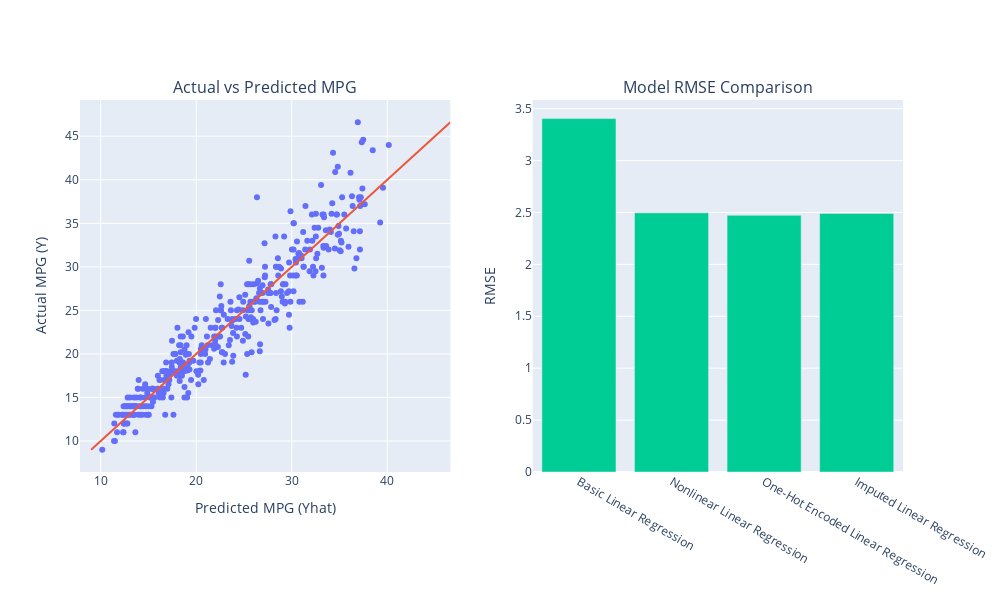

Notebook code for this chart:
### Markdown cell above
### *5.5 ~ Evaluating the Imputed Model*

Finally, we handle missing values by imputing them and evaluate the corresponding model.

### Code cell
def imputed_design_matrix(df):
    """
    Creates a design matrix with imputed missing values.
    
    Parameters:
    df (pd.DataFrame): The input dataframe.
    
    Returns:
    pd.DataFrame: Design matrix with imputed values.
    """
    X = sklearn_ohe_design_matrix(df).copy()
    
    # Impute missing values with the mean of each column
    X = X.fillna(X.mean())
    return X

# Use the original dataframe with missing values
original_df = df.copy()

# Initialize the Linear Regression model
imputed_model = LinearRegression()

# Evaluate the imputed model
evaluate_model("Imputed Linear Regression", imputed_model, imputed_design_matrix, original_df, models)

### Figure 1 — Plotly figure (JSON) as saved in the notebook; plotly's stock layout.template omitted (floating-point values rounded to 4 significant figures; data arrays with more than 128 entries replaced by an {"elided": "..."} marker saying what was removed)
{"data": [{"mode": "markers", "name": "Imputed Linear Regression", "type": "scatter", "x": {"elided": "398 float values"}, "xaxis": "x", "y": {"elided": "398 float values"}, "yaxis": "y"}, {"mode": "lines", "name": "y = yhat", "type": "scatter", "x": [9, 46.6], "xaxis": "x", "y": [9, 46.6], "yaxis": "y"}, {"name": "RMSE", "type": "bar", "x": ["Basic Linear Regression", "Nonlinear Linear Regression", "One-Hot Encoded Linear Regression", "Imputed Linear Regression"], "xaxis": "x2", "y": [3.404, 2.496, 2.473, 2.491], "yaxis": "y2"}], "layout": {"annotations": [{"font": {"size": 16}, "showarrow": false, "text": "Actual vs Predicted MPG", "x": 0.225, "xanchor": "center", "xref": "paper", "y": 1, "yanchor": "bottom", "yref": "paper"}, {"font": {"size": 16}, "showarrow": false, "text": "Model RMSE Comparison", "x": 0.775, "xanchor": "center", "xref": "paper", "y": 1, "yanchor": "bottom", "yref": "paper"}], "height": 600, "showlegend": false, "width": 1000, "xaxis": {"anchor": "y", "domain": [0, 0.45], "title": {"text": "Predicted MPG (Yhat)"}}, "xaxis2": {"anchor": "y2", "domain": [0.55, 1]}, "yaxis": {"anchor": "x", "domain": [0, 1], "title": {"text": "Actual MPG (Y)"}}, "yaxis2": {"anchor": "x2", "domain": [0, 1], "title": {"text": "RMSE"}}}}
